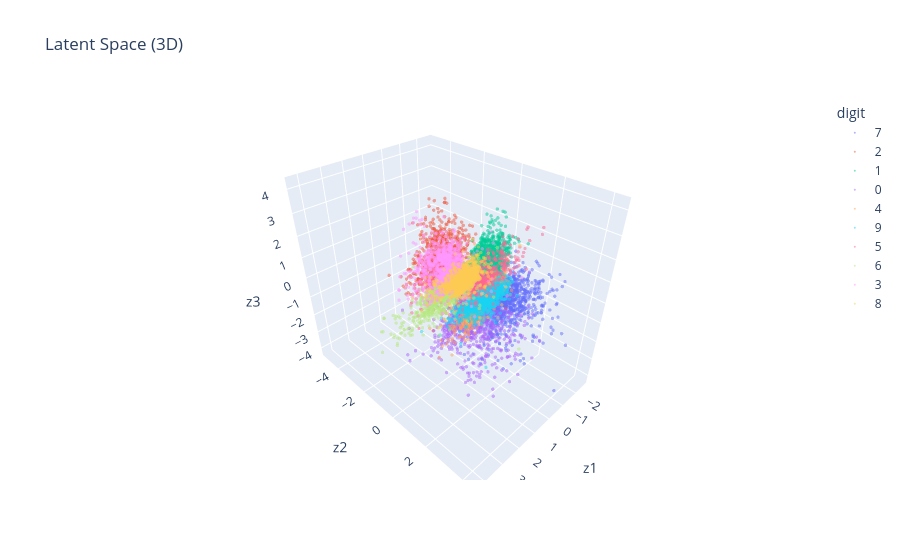

Notebook cell for this chart:
### Code cell
import plotly.express as px
fig = px.scatter_3d(df, x='z1', y='z2', z='z3',
                    color='digit',
                    title='Latent Space (3D)',
                    opacity=0.5,
                    size_max=2)

fig.update_traces(marker=dict(size=2))
fig.show()

### Figure 1 — Plotly figure (JSON) as saved in the notebook; plotly's stock layout.template omitted (floating-point values rounded to 4 significant figures; data arrays with more than 128 entries replaced by an {"elided": "..."} marker saying what was removed)
{"data": [{"hovertemplate": "digit=7<br>z1=%{x}<br>z2=%{y}<br>z3=%{z}<extra></extra>", "legendgroup": "7", "marker": {"color": "#636efa", "opacity": 0.5, "size": 2, "symbol": "circle"}, "mode": "markers", "name": "7", "scene": "scene", "showlegend": true, "type": "scatter3d", "x": {"elided": "1028 float values"}, "y": {"elided": "1028 float values"}, "z": {"elided": "1028 float values"}}, {"hovertemplate": "digit=2<br>z1=%{x}<br>z2=%{y}<br>z3=%{z}<extra></extra>", "legendgroup": "2", "marker": {"color": "#EF553B", "opacity": 0.5, "size": 2, "symbol": "circle"}, "mode": "markers", "name": "2", "scene": "scene", "showlegend": true, "type": "scatter3d", "x": {"elided": "1032 float values"}, "y": {"elided": "1032 float values"}, "z": {"elided": "1032 float values"}}, {"hovertemplate": "digit=1<br>z1=%{x}<br>z2=%{y}<br>z3=%{z}<extra></extra>", "legendgroup": "1", "marker": {"color": "#00cc96", "opacity": 0.5, "size": 2, "symbol": "circle"}, "mode": "markers", "name": "1", "scene": "scene", "showlegend": true, "type": "scatter3d", "x": {"elided": "1135 float values"}, "y": {"elided": "1135 float values"}, "z": {"elided": "1135 float values"}}, {"hovertemplate": "digit=0<br>z1=%{x}<br>z2=%{y}<br>z3=%{z}<extra></extra>", "legendgroup": "0", "marker": {"color": "#ab63fa", "opacity": 0.5, "size": 2, "symbol": "circle"}, "mode": "markers", "name": "0", "scene": "scene", "showlegend": true, "type": "scatter3d", "x": {"elided": "980 float values"}, "y": {"elided": "980 float values"}, "z": {"elided": "980 float values"}}, {"hovertemplate": "digit=4<br>z1=%{x}<br>z2=%{y}<br>z3=%{z}<extra></extra>", "legendgroup": "4", "marker": {"color": "#FFA15A", "opacity": 0.5, "size": 2, "symbol": "circle"}, "mode": "markers", "name": "4", "scene": "scene", "showlegend": true, "type": "scatter3d", "x": {"elided": "982 float values"}, "y": {"elided": "982 float values"}, "z": {"elided": "982 float values"}}, {"hovertemplate": "digit=9<br>z1=%{x}<br>z2=%{y}<br>z3=%{z}<extra></extra>", "legendgroup": "9", "marker": {"color": "#19d3f3", "opacity": 0.5, "size": 2, "symbol": "circle"}, "mode": "markers", "name": "9", "scene": "scene", "showlegend": true, "type": "scatter3d", "x": {"elided": "1009 float values"}, "y": {"elided": "1009 float values"}, "z": {"elided": "1009 float values"}}, {"hovertemplate": "digit=5<br>z1=%{x}<br>z2=%{y}<br>z3=%{z}<extra></extra>", "legendgroup": "5", "marker": {"color": "#FF6692", "opacity": 0.5, "size": 2, "symbol": "circle"}, "mode": "markers", "name": "5", "scene": "scene", "showlegend": true, "type": "scatter3d", "x": {"elided": "892 float values"}, "y": {"elided": "892 float values"}, "z": {"elided": "892 float values"}}, {"hovertemplate": "digit=6<br>z1=%{x}<br>z2=%{y}<br>z3=%{z}<extra></extra>", "legendgroup": "6", "marker": {"color": "#B6E880", "opacity": 0.5, "size": 2, "symbol": "circle"}, "mode": "markers", "name": "6", "scene": "scene", "showlegend": true, "type": "scatter3d", "x": {"elided": "958 float values"}, "y": {"elided": "958 float values"}, "z": {"elided": "958 float values"}}, {"hovertemplate": "digit=3<br>z1=%{x}<br>z2=%{y}<br>z3=%{z}<extra></extra>", "legendgroup": "3", "marker": {"color": "#FF97FF", "opacity": 0.5, "size": 2, "symbol": "circle"}, "mode": "markers", "name": "3", "scene": "scene", "showlegend": true, "type": "scatter3d", "x": {"elided": "1010 float values"}, "y": {"elided": "1010 float values"}, "z": {"elided": "1010 float values"}}, {"hovertemplate": "digit=8<br>z1=%{x}<br>z2=%{y}<br>z3=%{z}<extra></extra>", "legendgroup": "8", "marker": {"color": "#FECB52", "opacity": 0.5, "size": 2, "symbol": "circle"}, "mode": "markers", "name": "8", "scene": "scene", "showlegend": true, "type": "scatter3d", "x": {"elided": "974 float values"}, "y": {"elided": "974 float values"}, "z": {"elided": "974 float values"}}], "layout": {"legend": {"title": {"text": "digit"}, "tracegroupgap": 0}, "scene": {"domain": {"x": [0, 1], "y": [0, 1]}, "xaxis": {"title": {"text": "z1"}}, "yaxis": {"title": {"text": "z2"}}, "zaxis": {"title": {"text": "z3"}}}, "title": {"text": "Latent Space (3D)"}}}
